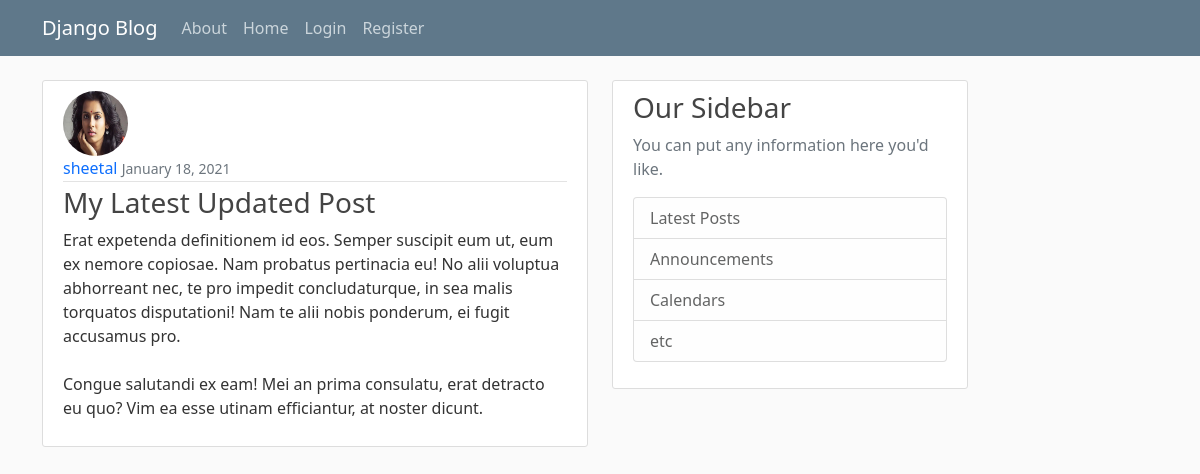
Page /post/32 on the committed database.
### blog/models.py (models this page shows, shortened)
class Post(models.Model):
    author = models.ForeignKey(User, on_delete=models.CASCADE)
    title = models.CharField(max_length=100)
    content = models.TextField()
    date_posted = models.DateTimeField(default=timezone.now)

### users/models.py (models this page shows, shortened)
class Profile(models.Model):
    user = models.OneToOneField(User, on_delete=models.CASCADE)
    image = models.ImageField(
        default="default.jpg", upload_to="profile_pics"
    )  # install pillow after this to save image at the backend

### blog/views.py (the view)
# urls.py: path("post/<int:pk>", PostDetailView.as_view(), name="post-detail"),
class PostDetailView(DetailView):
    model = Post

### blog/templates/blog/post_detail.html (shortened to what this page needs)
{% extends 'blog/base.html' %}
{% load static %}
{%  block content %}
<article class="media content-section">
    <img class="rounded-circle article-img" src="{{object.author.profile.image.url}}" alt="">
    <div class="media-body">
        <div class="article-metadata">
            <a class="mr-2" href="#" style='text-decoration:none;'>{{ object.author }}</a>
            <small class="text-muted">{{ object.date_posted|date:'F d, Y' }}</small>
        </div>
        <h3 class="article-title"> {{ object.title }}</h3>
        <p class="article-content">{{ object.content }}</p>
    </div>
</article>
{% endblock %}

### blog/static/blog/css/main.css (style rules this page uses)
body { background: #fafafa; color: #333333; margin-top: 5rem; }
h1, h2, h3, h4, h5, h6 { color: #444444; }
.content-section { background: #ffffff; padding: 10px 20px; border: 1px solid #dddddd; border-radius: 3px; margin-bottom: 20px; }
.article-title { color: #444444; }
.article-content { white-space: pre-line; }
.article-img { height: 65px; width: 65px; margin-right: 16px; }
.article-metadata { padding-bottom: 1px; margin-bottom: 4px; border-bottom: 1px solid #e3e3e3 }

### rows in the picture
Post: author.profile.image (picture), author "sheetal", date_posted "January 18, 2021", title "My Latest Updated Post", content "Erat expetenda definitionem id eos. Semper suscipit eum ut, eum ex nemore copiosae. Nam probatus pertinacia eu! No alii voluptua abhorreant nec, te pro impedit concludaturque, in sea malis torquatos disputationi! Nam te alii nobis ponderum, ei fugit accusamus pro. Congue salutandi ex eam! Mei an prima consulatu, erat detracto eu quo? Vim ea esse utinam efficiantur, at noster dicunt."
